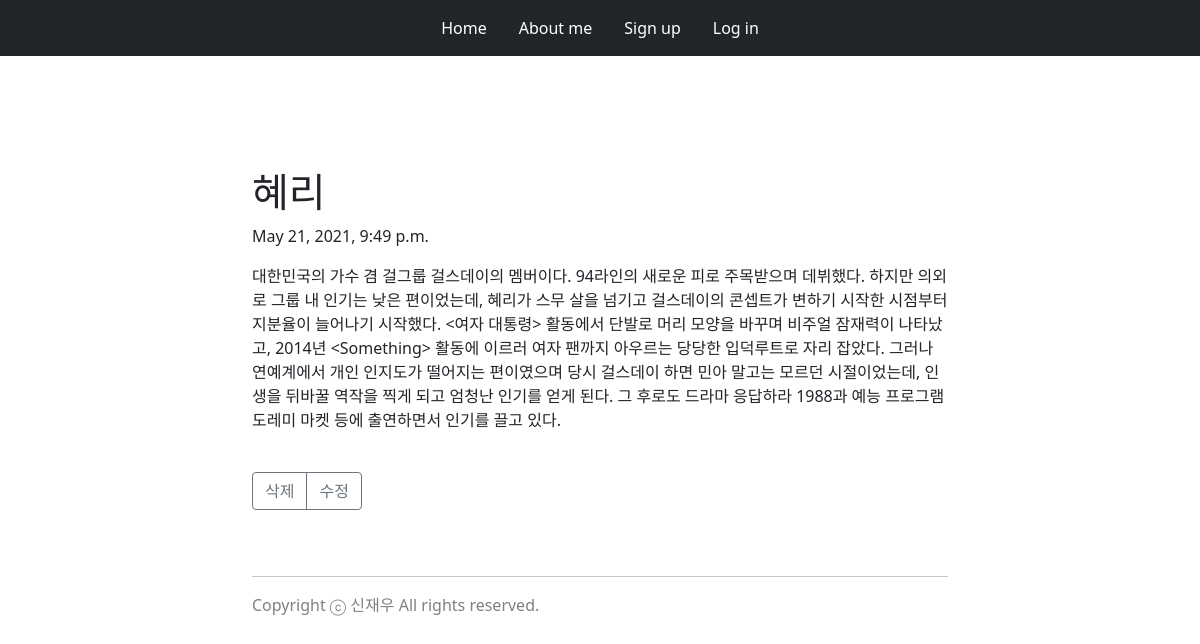
/blog/5/, run on the app's committed database.
### blog/models.py (models this page shows, shortened)
class Blog(models.Model):
    title = models.CharField(max_length=200)
    pub_date = models.DateTimeField('date published')
    body = models.TextField()

### blog/views.py (the view)
# urls.py: path('<int:blog_id>/', views.detail, name="detail"),
def detail(request, blog_id):
    blog_detail = Blog.objects.get(id = blog_id)
    return render(request, 'detail.html', {'blog':blog_detail})

### blog/templates/detail.html (shortened to what this page needs)
{% extends 'base.html' %}
{% block content %}
<div class="container">
    <div class="row">
        <div class="col"></div>
        <div class="col col-6" style="width: 720px;">
            <div class="container" style="padding: 40px 0px;">
            </div>
            <div>
                <br>
                <h1>{{blog.title}}</h1>
                <p>{{blog.pub_date}}</p>
                <p>{{blog.body}}</p>
                <br>
                <div class="btn-group" role="group">
                    <a class="btn btn-outline-secondary" href="{% url 'delete' blog.id %}">삭제</a>
                    <a class="btn btn-outline-secondary" href="{% url 'edit' blog.id %}">수정</a>
                </div>
            </div>
        </div>
        <div class="col"></div>
    </div>
</div>
{% endblock %}

### data on the page
Blog: title "혜리", pub_date "May 21, 2021, 9:49 p.m.", body "대한민국의 가수 겸 걸그룹 걸스데이의 멤버이다. 94라인의 새로운 피로 주목받으며 데뷔했다. 하지만 의외로 그룹 내 인기는 낮은 편이었는데, 혜리가 스무 살을 넘기고 걸스데이의 콘셉트가 변하기 시작한 시점부터 지분율이 늘어나기 시작했다. <여자 대통령> 활동에서 단발로 머리 모양을 바꾸며 비주얼 잠재력이 나타났고, 2014년 <Something> 활동에 이르러 여자 팬까지 아우르는 당당한 입덕루트로 자리 잡았다. 그러나 연예계에서 개인 인지도가 떨어지는 편이였으며 당시 걸스데이 하면 민아 말고는 모르던 시절이었는데, 인생을 뒤바꿀 역작을 찍게 되고 엄청난 인기를 얻게 된다. 그 후로도 드라마 응답하라 1988과 예능 프로그램 도레미 마켓 등에 출연하면서 인기를 끌고 있다."
